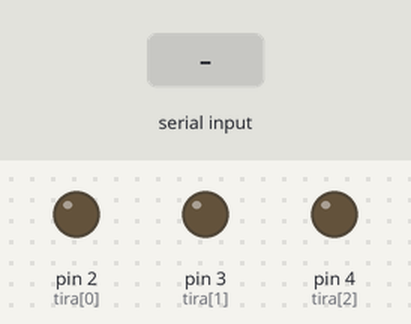
The sketch below on a simulated Arduino Uno, built with avr-gcc and run on an emulated ATmega328P. On the bench: output pins drawn as LEDs (lit = HIGH). Inputs (shaded band) come from the test bench.

Above: at 1.2 s.
1.3 s: "90,45,200\n" received over Serial
At 2.8 s:
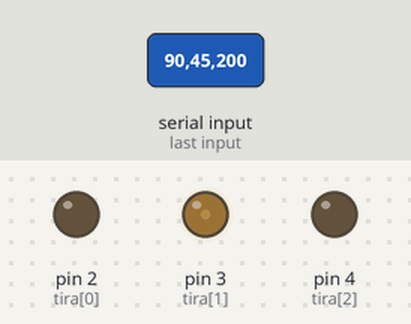
3.8 s: "30,150,10\n" received over Serial
At 5.9 s:
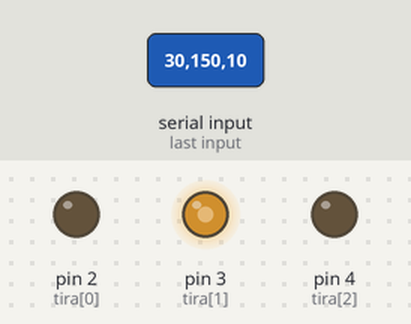
6.3 s: "1,90,45\n" received over Serial
At 7.7 s:
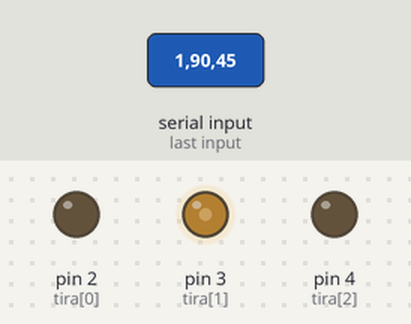
Timing chart, 0 to 9.3 s (numbered marks = the images above; inputs shaded):
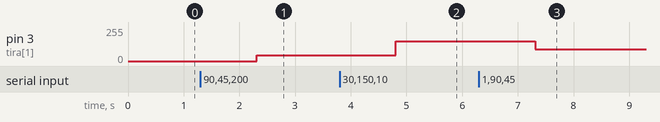

The sketch:

ArduinoPC.ino
```cpp
String RGB;
int tira[]={2,3,4};
void setup()
{
  // put your setup code here, to run once:
  Serial.begin(9600);
  for(int i=0;i<3;i++)
  {
    pinMode(tira[i],OUTPUT);
  }
}

void loop()
{
  // put your main code here, to run repeatedly:
  if(Serial.available())
  {
    RGB=Serial.readString();
    SplitString(RGB);
  }
}

void SplitString(String aux)
{
  //255,0,0,
  String R,G,B;
  int cont=0,st;
  for (int i = 0; i < aux.length(); i++) {
      if (aux.substring(i, i+1) == ",")
      {
        if(cont==0)
        {
          R=aux.substring(0, i);
          st=i+1;
          cont++;
        }
        else if(cont==1)
        {
          G=aux.substring(st, i);
          st=i+1;
          cont++;
        }
        else
        {
           B=aux.substring(st, i);
          st=i+1;
          cont++;
        }
      }
    }
    analogWrite(tira[0],R.toInt());
    analogWrite(tira[1],G.toInt());
    analogWrite(tira[2],B.toInt());
}
```

Measured:
- after the input at 1.3 s, pin 3 (tira[1]): 0/255 → 45/255 after 1.0 s
- after the input at 3.8 s, pin 3 (tira[1]): 45/255 → 150/255 after 1.0 s
- after the input at 6.3 s, pin 3 (tira[1]): 150/255 → 90/255 after 1.0 s
